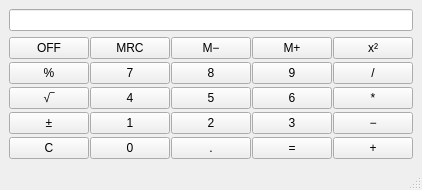
<?xml version="1.0" encoding="UTF-8"?>
<ui version="4.0">
 <class>Calc</class>
 <widget class="QMainWindow" name="Calc">
  <property name="sizePolicy">
   <sizepolicy hsizetype="Minimum" vsizetype="Minimum">
    <horstretch>0</horstretch>
    <verstretch>0</verstretch>
   </sizepolicy>
  </property>
  <property name="windowTitle">
   <string>Calculator</string>
  </property>
  <widget class="QWidget" name="centralwidget">
   <property name="sizePolicy">
    <sizepolicy hsizetype="Minimum" vsizetype="Minimum">
     <horstretch>0</horstretch>
     <verstretch>0</verstretch>
    </sizepolicy>
   </property>
   <layout class="QVBoxLayout" name="verticalLayout">
    <item>
     <widget class="QLineEdit" name="display">
      <property name="sizePolicy">
       <sizepolicy hsizetype="Minimum" vsizetype="Minimum">
        <horstretch>0</horstretch>
        <verstretch>0</verstretch>
       </sizepolicy>
      </property>
      <property name="font">
       <font>
        <pointsize>9</pointsize>
        <weight>50</weight>
        <bold>false</bold>
       </font>
      </property>
      <property name="layoutDirection">
       <enum>Qt::LeftToRight</enum>
      </property>
      <property name="styleSheet">
       <string notr="true">QLineEdit
{
	qproperty-alignment: AlignRight;
}</string>
      </property>
      <property name="maxLength">
       <number>30</number>
      </property>
      <property name="readOnly">
       <bool>true</bool>
      </property>
     </widget>
    </item>
    <item>
     <layout class="QGridLayout" name="gridLayout">
      <property name="horizontalSpacing">
       <number>1</number>
      </property>
      <property name="verticalSpacing">
       <number>3</number>
      </property>
      <item row="4" column="0">
       <widget class="QPushButton" name="button_sqrt">
        <property name="sizePolicy">
         <sizepolicy hsizetype="Minimum" vsizetype="Minimum">
          <horstretch>0</horstretch>
          <verstretch>0</verstretch>
         </sizepolicy>
        </property>
        <property name="font">
         <font>
          <pointsize>9</pointsize>
         </font>
        </property>
        <property name="text">
         <string>√‾</string>
        </property>
       </widget>
      </item>
      <item row="7" column="1">
       <widget class="QPushButton" name="button_0">
        <property name="sizePolicy">
         <sizepolicy hsizetype="Minimum" vsizetype="Minimum">
          <horstretch>0</horstretch>
          <verstretch>0</verstretch>
         </sizepolicy>
        </property>
        <property name="font">
         <font>
          <pointsize>9</pointsize>
         </font>
        </property>
        <property name="text">
         <string>0</string>
        </property>
        <property name="shortcut">
         <string>0</string>
        </property>
       </widget>
      </item>
      <item row="5" column="3">
       <widget class="QPushButton" name="button_3">
        <property name="sizePolicy">
         <sizepolicy hsizetype="Minimum" vsizetype="Minimum">
          <horstretch>0</horstretch>
          <verstretch>0</verstretch>
         </sizepolicy>
        </property>
        <property name="font">
         <font>
          <pointsize>9</pointsize>
         </font>
        </property>
        <property name="text">
         <string>3</string>
        </property>
        <property name="shortcut">
         <string>3</string>
        </property>
       </widget>
      </item>
      <item row="1" column="3">
       <widget class="QPushButton" name="button_mem_add">
        <property name="sizePolicy">
         <sizepolicy hsizetype="Minimum" vsizetype="Minimum">
          <horstretch>0</horstretch>
          <verstretch>0</verstretch>
         </sizepolicy>
        </property>
        <property name="font">
         <font>
          <pointsize>9</pointsize>
         </font>
        </property>
        <property name="text">
         <string>M+</string>
        </property>
       </widget>
      </item>
      <item row="1" column="2">
       <widget class="QPushButton" name="button_mem_sub">
        <property name="sizePolicy">
         <sizepolicy hsizetype="Minimum" vsizetype="Minimum">
          <horstretch>0</horstretch>
          <verstretch>0</verstretch>
         </sizepolicy>
        </property>
        <property name="font">
         <font>
          <pointsize>9</pointsize>
         </font>
        </property>
        <property name="text">
         <string>M−</string>
        </property>
       </widget>
      </item>
      <item row="4" column="4">
       <widget class="QPushButton" name="button_mul">
        <property name="sizePolicy">
         <sizepolicy hsizetype="Minimum" vsizetype="Minimum">
          <horstretch>0</horstretch>
          <verstretch>0</verstretch>
         </sizepolicy>
        </property>
        <property name="font">
         <font>
          <pointsize>9</pointsize>
         </font>
        </property>
        <property name="text">
         <string>*</string>
        </property>
        <property name="shortcut">
         <string>*</string>
        </property>
       </widget>
      </item>
      <item row="7" column="4">
       <widget class="QPushButton" name="button_add">
        <property name="sizePolicy">
         <sizepolicy hsizetype="Minimum" vsizetype="Minimum">
          <horstretch>0</horstretch>
          <verstretch>0</verstretch>
         </sizepolicy>
        </property>
        <property name="font">
         <font>
          <pointsize>9</pointsize>
         </font>
        </property>
        <property name="text">
         <string>+</string>
        </property>
        <property name="shortcut">
         <string>+</string>
        </property>
       </widget>
      </item>
      <item row="5" column="0">
       <widget class="QPushButton" name="button_sign">
        <property name="sizePolicy">
         <sizepolicy hsizetype="Minimum" vsizetype="Minimum">
          <horstretch>0</horstretch>
          <verstretch>0</verstretch>
         </sizepolicy>
        </property>
        <property name="font">
         <font>
          <pointsize>9</pointsize>
         </font>
        </property>
        <property name="text">
         <string>±</string>
        </property>
       </widget>
      </item>
      <item row="4" column="1">
       <widget class="QPushButton" name="button_4">
        <property name="sizePolicy">
         <sizepolicy hsizetype="Minimum" vsizetype="Minimum">
          <horstretch>0</horstretch>
          <verstretch>0</verstretch>
         </sizepolicy>
        </property>
        <property name="font">
         <font>
          <pointsize>9</pointsize>
         </font>
        </property>
        <property name="text">
         <string>4</string>
        </property>
        <property name="shortcut">
         <string>4</string>
        </property>
       </widget>
      </item>
      <item row="4" column="2">
       <widget class="QPushButton" name="button_5">
        <property name="sizePolicy">
         <sizepolicy hsizetype="Minimum" vsizetype="Minimum">
          <horstretch>0</horstretch>
          <verstretch>0</verstretch>
         </sizepolicy>
        </property>
        <property name="font">
         <font>
          <pointsize>9</pointsize>
         </font>
        </property>
        <property name="text">
         <string>5</string>
        </property>
        <property name="shortcut">
         <string>5</string>
        </property>
       </widget>
      </item>
      <item row="4" column="3">
       <widget class="QPushButton" name="button_6">
        <property name="sizePolicy">
         <sizepolicy hsizetype="Minimum" vsizetype="Minimum">
          <horstretch>0</horstretch>
          <verstretch>0</verstretch>
         </sizepolicy>
        </property>
        <property name="font">
         <font>
          <pointsize>9</pointsize>
         </font>
        </property>
        <property name="text">
         <string>6</string>
        </property>
        <property name="shortcut">
         <string>6</string>
        </property>
       </widget>
      </item>
      <item row="3" column="0">
       <widget class="QPushButton" name="button_percent">
        <property name="sizePolicy">
         <sizepolicy hsizetype="Minimum" vsizetype="Minimum">
          <horstretch>0</horstretch>
          <verstretch>0</verstretch>
         </sizepolicy>
        </property>
        <property name="font">
         <font>
          <pointsize>9</pointsize>
         </font>
        </property>
        <property name="text">
         <string>%</string>
        </property>
        <property name="shortcut">
         <string>%</string>
        </property>
       </widget>
      </item>
      <item row="1" column="4">
       <widget class="QPushButton" name="button_square">
        <property name="sizePolicy">
         <sizepolicy hsizetype="Minimum" vsizetype="Minimum">
          <horstretch>0</horstretch>
          <verstretch>0</verstretch>
         </sizepolicy>
        </property>
        <property name="font">
         <font>
          <pointsize>9</pointsize>
         </font>
        </property>
        <property name="text">
         <string>x²</string>
        </property>
       </widget>
      </item>
      <item row="3" column="4">
       <widget class="QPushButton" name="button_div">
        <property name="sizePolicy">
         <sizepolicy hsizetype="Minimum" vsizetype="Minimum">
          <horstretch>0</horstretch>
          <verstretch>0</verstretch>
         </sizepolicy>
        </property>
        <property name="font">
         <font>
          <pointsize>9</pointsize>
         </font>
        </property>
        <property name="text">
         <string>/</string>
        </property>
        <property name="shortcut">
         <string>/</string>
        </property>
       </widget>
      </item>
      <item row="5" column="1">
       <widget class="QPushButton" name="button_1">
        <property name="sizePolicy">
         <sizepolicy hsizetype="Minimum" vsizetype="Minimum">
          <horstretch>0</horstretch>
          <verstretch>0</verstretch>
         </sizepolicy>
        </property>
        <property name="font">
         <font>
          <pointsize>9</pointsize>
         </font>
        </property>
        <property name="text">
         <string>1</string>
        </property>
        <property name="shortcut">
         <string>1</string>
        </property>
       </widget>
      </item>
      <item row="7" column="2">
       <widget class="QPushButton" name="button_comma">
        <property name="sizePolicy">
         <sizepolicy hsizetype="Minimum" vsizetype="Minimum">
          <horstretch>0</horstretch>
          <verstretch>0</verstretch>
         </sizepolicy>
        </property>
        <property name="font">
         <font>
          <pointsize>9</pointsize>
         </font>
        </property>
        <property name="text">
         <string>.</string>
        </property>
        <property name="shortcut">
         <string>,</string>
        </property>
       </widget>
      </item>
      <item row="3" column="3">
       <widget class="QPushButton" name="button_9">
        <property name="sizePolicy">
         <sizepolicy hsizetype="Minimum" vsizetype="Minimum">
          <horstretch>0</horstretch>
          <verstretch>0</verstretch>
         </sizepolicy>
        </property>
        <property name="font">
         <font>
          <pointsize>9</pointsize>
         </font>
        </property>
        <property name="text">
         <string>9</string>
        </property>
        <property name="shortcut">
         <string>9</string>
        </property>
       </widget>
      </item>
      <item row="3" column="1">
       <widget class="QPushButton" name="button_7">
        <property name="sizePolicy">
         <sizepolicy hsizetype="Minimum" vsizetype="Minimum">
          <horstretch>0</horstretch>
          <verstretch>0</verstretch>
         </sizepolicy>
        </property>
        <property name="font">
         <font>
          <pointsize>9</pointsize>
         </font>
        </property>
        <property name="text">
         <string>7</string>
        </property>
        <property name="shortcut">
         <string>7</string>
        </property>
       </widget>
      </item>
      <item row="7" column="3">
       <widget class="QPushButton" name="button_equal">
        <property name="sizePolicy">
         <sizepolicy hsizetype="Minimum" vsizetype="Minimum">
          <horstretch>0</horstretch>
          <verstretch>0</verstretch>
         </sizepolicy>
        </property>
        <property name="font">
         <font>
          <pointsize>9</pointsize>
         </font>
        </property>
        <property name="text">
         <string>=</string>
        </property>
        <property name="shortcut">
         <string>Enter</string>
        </property>
       </widget>
      </item>
      <item row="1" column="0">
       <widget class="QPushButton" name="button_off">
        <property name="sizePolicy">
         <sizepolicy hsizetype="Minimum" vsizetype="Minimum">
          <horstretch>0</horstretch>
          <verstretch>0</verstretch>
         </sizepolicy>
        </property>
        <property name="sizeIncrement">
         <size>
          <width>1</width>
          <height>1</height>
         </size>
        </property>
        <property name="font">
         <font>
          <pointsize>9</pointsize>
         </font>
        </property>
        <property name="text">
         <string>OFF</string>
        </property>
        <property name="shortcut">
         <string>Esc</string>
        </property>
       </widget>
      </item>
      <item row="5" column="4">
       <widget class="QPushButton" name="button_sub">
        <property name="sizePolicy">
         <sizepolicy hsizetype="Minimum" vsizetype="Minimum">
          <horstretch>0</horstretch>
          <verstretch>0</verstretch>
         </sizepolicy>
        </property>
        <property name="font">
         <font>
          <pointsize>9</pointsize>
         </font>
        </property>
        <property name="text">
         <string>−</string>
        </property>
        <property name="shortcut">
         <string>-</string>
        </property>
       </widget>
      </item>
      <item row="1" column="1">
       <widget class="QPushButton" name="button_mem">
        <property name="sizePolicy">
         <sizepolicy hsizetype="Minimum" vsizetype="Minimum">
          <horstretch>0</horstretch>
          <verstretch>0</verstretch>
         </sizepolicy>
        </property>
        <property name="font">
         <font>
          <pointsize>9</pointsize>
         </font>
        </property>
        <property name="text">
         <string>MRC</string>
        </property>
       </widget>
      </item>
      <item row="5" column="2">
       <widget class="QPushButton" name="button_2">
        <property name="sizePolicy">
         <sizepolicy hsizetype="Minimum" vsizetype="Minimum">
          <horstretch>0</horstretch>
          <verstretch>0</verstretch>
         </sizepolicy>
        </property>
        <property name="font">
         <font>
          <pointsize>9</pointsize>
         </font>
        </property>
        <property name="text">
         <string>2</string>
        </property>
        <property name="shortcut">
         <string>2</string>
        </property>
       </widget>
      </item>
      <item row="3" column="2">
       <widget class="QPushButton" name="button_8">
        <property name="sizePolicy">
         <sizepolicy hsizetype="Minimum" vsizetype="Minimum">
          <horstretch>0</horstretch>
          <verstretch>0</verstretch>
         </sizepolicy>
        </property>
        <property name="font">
         <font>
          <pointsize>9</pointsize>
         </font>
        </property>
        <property name="text">
         <string>8</string>
        </property>
        <property name="shortcut">
         <string>8</string>
        </property>
       </widget>
      </item>
      <item row="7" column="0">
       <widget class="QPushButton" name="button_C">
        <property name="sizePolicy">
         <sizepolicy hsizetype="Minimum" vsizetype="Minimum">
          <horstretch>0</horstretch>
          <verstretch>0</verstretch>
         </sizepolicy>
        </property>
        <property name="font">
         <font>
          <pointsize>9</pointsize>
         </font>
        </property>
        <property name="text">
         <string>C</string>
        </property>
        <property name="shortcut">
         <string>Del</string>
        </property>
       </widget>
      </item>
     </layout>
    </item>
   </layout>
  </widget>
  <widget class="QMenuBar" name="menubar">
   <property name="geometry">
    <rect>
     <x>0</x>
     <y>0</y>
     <width>424</width>
     <height>20</height>
    </rect>
   </property>
  </widget>
  <widget class="QStatusBar" name="statusbar"/>
 </widget>
 <resources/>
 <connections/>
</ui>
